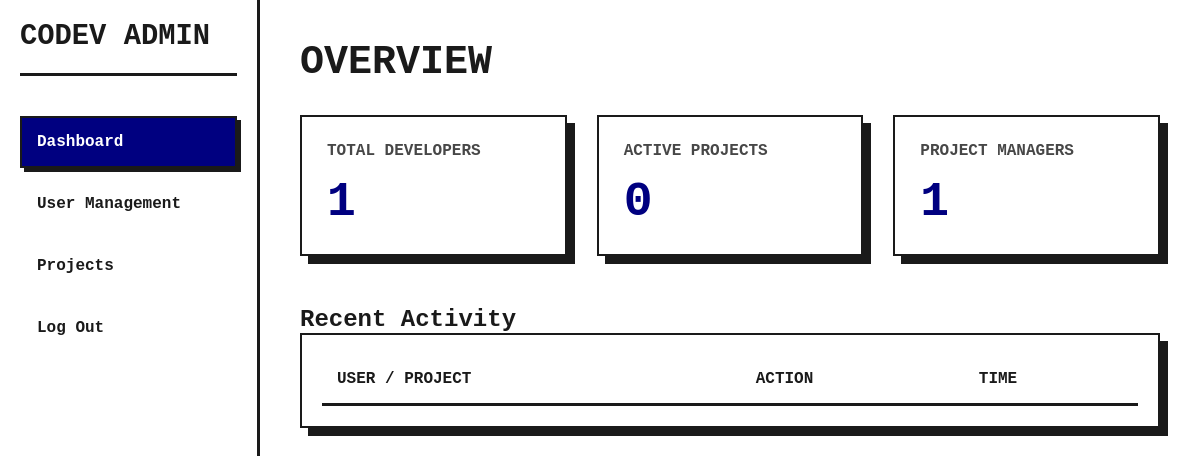
The page /admin_dash.php (signed in) on the database as committed earlier.
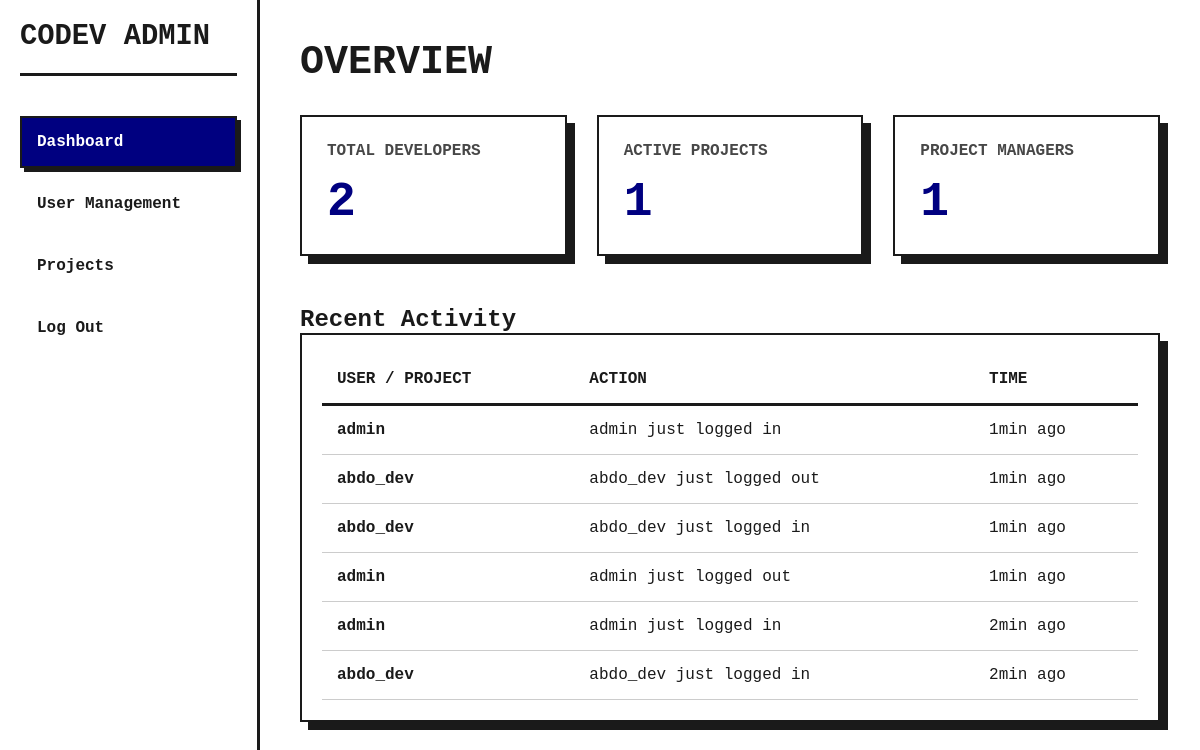
The same page on the database as committed later.
### tables this page shows
CREATE TABLE activity_logs (
    id INTEGER PRIMARY KEY AUTOINCREMENT,
    action TEXT NOT NULL,       -- e.g., "Created new user"
    mol_laction TEXT NOT NULL,               -- e.g., "User: airkha"
    created_at DATETIME DEFAULT CURRENT_TIMESTAMP
);

### Includes/functions.php (called while the page is built, shortened)
<?php
    function get_db_connection(){
        $pdo = new PDO('sqlite:codev.db');
        return $pdo;
    }
    function get_count($pdo, $table, $condition){
        $stmt = $pdo->prepare("Select count(*) as count from $table where $condition");
        $stmt->execute();
        return $stmt->fetchColumn();
    }
    function get_logs($number){
        $pdo = get_db_connection();
        $stmt = $pdo->prepare("Select * from activity_logs order by created_at desc limit $number;");
        $response = $stmt->execute();
        return $stmt->fetchAll(PDO::FETCH_ASSOC);
    }
    function format_time_ago($datetime) {
        $now = new DateTime();
        $ago = new DateTime("@$datetime");
        $diff = $now->diff($ago);
        if ($diff->i > 0) {
            return $diff->i . 'min ago';
        }
        return 'Just now';
    }
?>

### admin_tabs/home.php (the view)
<?php
    require "Includes/functions.php";
    $db = get_db_connection();
    $devs = get_count($db, "Users", "role = 'Developer'");
    $projects = get_count($db, "Projects", 1);
    $pms = get_count($db, "Users", "role = 'Project Manager'");
    $logs = get_logs(6);
?>
<h1 class="header-title">Overview</h1>
<div class="stats-grid">
    <div class="card">
        <h3>Total Developers</h3>
        <div class="number"><?= $devs ?></div>
    </div>
    <div class="card">
        <h3>Active Projects</h3>
        <div class="number"><?= $projects ?></div>
    </div>
    <div class="card">
        <h3>Project Managers</h3>
        <div class="number"><?= $pms ?></div>
    </div>
</div>
<div class="activity-section">
    <h2>Recent Activity</h2>
    <div class="table-container">
        <table>
            <thead>
                <tr>
                    <th>User / Project</th>
                    <th>Action</th>
                    <th>Time</th>
                </tr>
            </thead>
            <tbody>
                <?php
                    foreach ($logs as $log){
                        echo "<tr>
                        <td><strong>".$log['mol_laction']."</strong></td>
                        <td>".$log['action']."</td>
                        <td>".format_time_ago($log['created_at'])."</td>
                        </tr>";
                    }
                ?>
            </tbody>
        </table>
    </div>
</div>

### admin_dash.php (shortened to what this page needs)
<?php
    $page =  isset($_GET['page']) ? $_GET['page'] : 'home';
?>
    <link rel="stylesheet" href="style.css">
</head>
<body>
    <div class="dashboard-container">
        <aside class="sidebar">
            <div class="brand">CoDev Admin</div>
            <nav>
                <a href="?page=home" class="nav-link active">Dashboard</a>
                <a href="?page=users" class="nav-link">User Management</a>
                <a href="?page=projects" class="nav-link">Projects</a>
                <a href="logout.php" class="nav-link logout">Log Out</a>
            </nav>
        </aside>
        <main class="main-content">
            <?php
                $tab_path = "admin_tabs/{$page}.php";
                if (file_exists($tab_path)){
                    include($tab_path);
                }else{
                    echo "<h1 class='error-msg'>page not found 404</h1>";
                }
            ?>
        </main>
    </div>
</body>
</html>

### style.css (style rules this page uses)
* { margin: 0; padding: 0; box-sizing: border-box; font-family: 'Courier New', monospace; }
body { background-color: var(--secondary); color: var(--primary); min-height: 100vh; }
h1 { color: var(--primary); margin-bottom: 30px; font-size: 28px; font-weight: 700; text-align: center; }
.dashboard-container { display: flex; min-height: 100vh; }
.sidebar { width: 260px; background-color: var(--secondary); border-right: 3px solid var(--primary); padding: 20px; display: flex; flex-direction: column; position: fixed; height: 100vh; z-index: 100; }
.brand { font-size: 1.8rem; font-weight: 900; text-transform: uppercase; margin-bottom: 40px; padding-bottom: 20px; border-bottom: 3px solid var(--primary); }
.nav-link { display: block; text-decoration: none; color: var(--primary); font-weight: bold; padding: 15px; margin-bottom: 10px; border: 2px solid transparent; transition: all 0.2s; }
.nav-link:hover, .nav-link.active { background-color: var(--accent); color: var(--secondary); border: 2px solid var(--primary); box-shadow: 4px 4px 0px var(--primary); }
.main-content { margin-left: 260px; padding: 40px; width: 100%; }
.header-title { text-align: left; text-transform: uppercase; font-size: 2.5rem; }
.stats-grid { display: grid; grid-template-columns: repeat(auto-fit, minmax(250px, 1fr)); gap: 30px; margin-bottom: 50px; }
.card { background-color: var(--secondary); border: 2px solid var(--primary); padding: 25px; box-shadow: var(--shadow); transition: transform 0.2s; }
.card h3 { font-size: 1rem; text-transform: uppercase; margin-bottom: 15px; opacity: 0.8; }
.card .number { font-size: 3rem; font-weight: 900; color: var(--accent); }
.table-container { border: 2px solid var(--primary); box-shadow: var(--shadow); background: var(--secondary); padding: 20px; overflow-x: auto; }
table { width: 100%; border-collapse: collapse; }
th { text-align: left; border-bottom: 3px solid var(--primary); padding: 15px; text-transform: uppercase; }
td { padding: 15px; border-bottom: 1px solid #ccc; }

Rows that differ between the two databases and show on the page:
added activity_logs: mol_laction "admin", action "admin just logged in", created_at "1min ago"
added activity_logs: mol_laction "abdo_dev", action "abdo_dev just logged out", created_at "1min ago"
added activity_logs: mol_laction "abdo_dev", action "abdo_dev just logged in", created_at "1min ago"
added activity_logs: mol_laction "admin", action "admin just logged out", created_at "1min ago"
added activity_logs: mol_laction "admin", action "admin just logged in", created_at "2min ago"
added activity_logs: mol_laction "abdo_dev", action "abdo_dev just logged in", created_at "2min ago"
Other text that changed with them:
$devs: "1" → "2"
$projects: "0" → "1"
